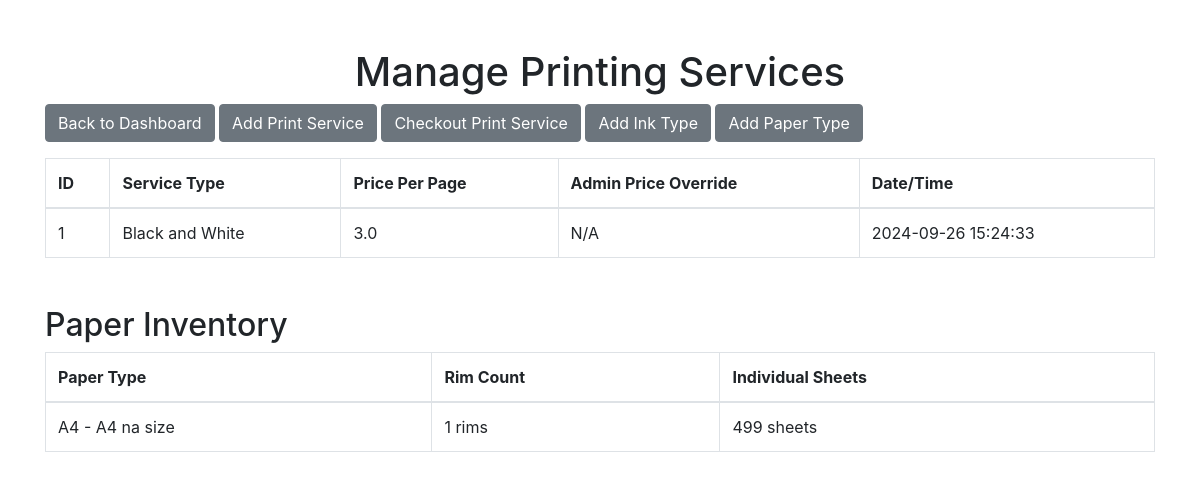
Page /manage_printing_services on the committed database.
### app.py (models this page shows, shortened)
class PrintService(db.Model):
    id = db.Column(db.Integer, primary_key=True)
    service_type = db.Column(db.String(100), nullable=False)  # e.g., 'Photocopy', 'Black and White Print'
    price_per_page = db.Column(db.Float, nullable=False)
    admin_price_override = db.Column(db.Float, nullable=True)
    timestamp = db.Column(db.DateTime, nullable=False, default=db.func.current_timestamp())

class PaperInventory(db.Model):
    id = db.Column(db.Integer, primary_key=True)
    rim_count = db.Column(db.Integer, nullable=False)  # Number of full paper rims
    individual_paper_count = db.Column(db.Integer, nullable=False)  # Track per sheet
    amount_spent = db.Column(db.Float, nullable=False)  # Total cost for the paper purchase
    last_restock_date = db.Column(db.DateTime, nullable=False, default=db.func.current_timestamp())
    paper_type_id = db.Column(db.Integer, db.ForeignKey('paper_type.id'), nullable=False)
    paper_type = db.relationship('PaperType', backref='inventory_items', lazy=True)
    location_id = db.Column(db.Integer, db.ForeignKey('location.id'), nullable=False)
    location = db.relationship('Location', backref='paper_inventory', lazy=True)

### app.py (the view)
@app.route('/manage_printing_services')
def manage_printing_services():
    print_services = PrintService.query.all()
    paper_types = PaperType.query.all()
    paper_inventory = PaperInventory.query.all()
    paper_data = []
    for paper_type in paper_types:
        inventory = PaperInventory.query.filter_by(paper_type_id=paper_type.id).first()
        paper_data.append({
            'type': f"{paper_type.size} - {paper_type.description}",
            'rim_count': inventory.rim_count if inventory else 0,
            'individual_paper_count': inventory.individual_paper_count if inventory else 0
        })
    return render_template('manage_printing_services.html',
                           print_services=print_services,
                           paper_inventory=paper_data)

### templates/manage_printing_services.html (shortened to what this page needs)
<!DOCTYPE html>
<html lang="en">
<head>
    <link rel="stylesheet" href="https://stackpath.bootstrapcdn.com/bootstrap/4.3.1/css/bootstrap.min.css">
</head>
<body>
    <div class="container mt-5">
        <h1 class="text-center">Manage Printing Services</h1>
        <a href="{{ url_for('another_dashboard') }}" class="btn btn-secondary mb-3">Back to Dashboard</a>
        <a href="{{ url_for('add_print_service') }}" class="btn btn-secondary mb-3">Add Print Service</a>
        <a href="{{ url_for('checkout_print_service') }}" class="btn btn-secondary mb-3">Checkout Print Service</a>
        <button type="button" class="btn btn-secondary mb-3" data-toggle="modal" data-target="#inkTypeModal">
            Add Ink Type
        </button>
        <button type="button" class="btn btn-secondary mb-3" data-toggle="modal" data-target="#paperTypeModal">
            Add Paper Type
        </button>
        <table class="table table-bordered">
            <thead>
                <tr>
                    <th>ID</th>
                    <th>Service Type</th>
                    <th>Price Per Page</th>
                    <th>Admin Price Override</th>
                    <th>Date/Time</th>
                </tr>
            </thead>
            <tbody>
                {% for service in print_services %}
                <tr>
                    <td>{{ service.id }}</td>
                    <td>{{ service.service_type }}</td>
                    <td>{{ service.price_per_page }}</td>
                    <td>{{ service.admin_price_override if service.admin_price_override else 'N/A' }}</td>
                    <td>{{ service.timestamp }}</td>
                </tr>
                {% endfor %}
            </tbody>
        </table>
        <h2 class="mt-5">Paper Inventory</h2>
        <table class="table table-bordered">
            <thead>
                <tr>
                    <th>Paper Type</th>
                    <th>Rim Count</th>
                    <th>Individual Sheets</th>
                </tr>
            </thead>
            <tbody>
                {% for paper in paper_inventory %}
                <tr>
                    <td>{{ paper.type }}</td>
                    <td>{{ paper.rim_count }} rims</td>
                    <td>{{ paper.individual_paper_count }} sheets</td>
                </tr>
                {% endfor %}
            </tbody>
        </table>
    </div>
</body>
</html>

### rows in the picture
PrintService: id "1", service_type "Black and White", price_per_page "3.0", admin_price_override "N/A", timestamp "2024-09-26 15:24:33"
PaperInventory: type "A4 - A4 na size", rim_count "1", individual_paper_count "499"
